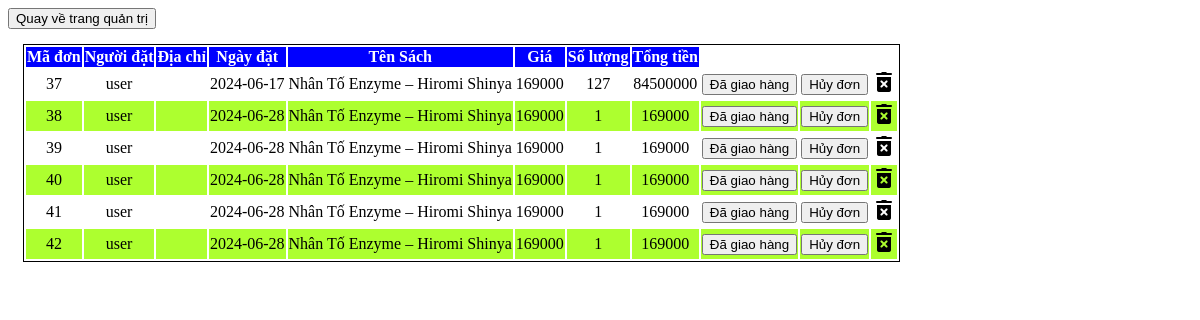
The page /booksell2/quanli_donhang.php?category=2 (signed in) on the database its author committed.
### tables this page shows
CREATE TABLE `orders` (
  `OrderID` int(11) NOT NULL,
  `AccountID` int(11) NOT NULL,
  `Amount` float NOT NULL,
  `DateTran` date NOT NULL,
  `order_status` int(11) NOT NULL
);

CREATE TABLE `order_items` (
  `OrderID` int(11) NOT NULL,
  `ISBN` char(13) NOT NULL,
  `Quantity` int(11) NOT NULL,
  `Prices` float NOT NULL
);

CREATE TABLE `accounts` (
  `AccountID` int(11) NOT NULL,
  `Username` char(50) DEFAULT NULL,
  `Pass` text NOT NULL,
  `RoleID` int(11) NOT NULL
);

CREATE TABLE `books` (
  `ISBN` char(13) NOT NULL,
  `Author` char(255) DEFAULT NULL,
  `Title` char(100) DEFAULT NULL,
  `Price` float DEFAULT NULL,
  `Description` text DEFAULT NULL,
  `CategoryID` int(11) DEFAULT NULL,
  `Picture` text DEFAULT NULL,
  `Soluong` int(11) DEFAULT NULL
);

### booksell2/quanli_donhang.php (the view, shortened to what this page needs)
<!DOCTYPE html>
<html lang="en">
<head>
    <link rel="stylesheet" href="style.css">
</head>
<body>
    <?php
    if (isset($_SESSION["Account"]) && $_SESSION["Account"] == 1) {
        include ("control.php");
        if (isset($_GET["category"])) {
            $required = $_GET["category"];
        } else {
            ?>
            <script>alertMessange("Có lỗi xảy ra!", "quantri.php")</script>
            <?php
        }
        $sql = "SELECT * FROM orders, order_items, books, accounts
        WHERE orders.OrderID = order_items.OrderID
        AND accounts.AccountID = orders.AccountID
        AND order_items.ISBN = books.ISBN
        AND orders.order_status = $required";
        $result = $conn->query($sql);
        if ($result->num_rows > 0) {
            ?>
            <a href="quantri.php" role="buttons"><button>Quay về trang quản trị</button></a>
            <table class="table">
                <tr>
                    <th>Mã đơn</th>
                    <th>Người đặt</th>
                    <th>Địa chỉ</th>
                    <th>Ngày đặt</th>
                    <th>Tên Sách</th>
                    <th>Giá</th>
                    <th>Số lượng</th>
                    <th>Tổng tiền</th>
                </tr>
                <?php
                while ($row = $result->fetch_assoc()) {
                    ?>
                    <tr>
                        <td><?php echo $row["OrderID"] ?></td>
                        <td><?php echo $row["Username"] ?></td>
                        <td></td>
                        <td><?php echo $row["DateTran"] ?></td>
                        <td><?php echo $row["Title"] ?></td>
                        <td><?php echo $row["Price"] ?></td>
                        <td><?php echo $row["Quantity"] ?></td>
                        <td><?php echo $row["Prices"] ?></td>
                        <?php
                        if ($required < 3) {
                            ?>
                            <td>
                                <a href="xulidon.php?id=<?php echo $row["OrderID"] ?>&required=<?php if ($required <= 2)
                                       echo $required + 1 ?>"
                                        onclick=" return confirm('Xác nhận?')">
                                        <button>
                                        <?php switch ($required) {
                                       case '2':
                                           echo "Đã giao hàng";
                                           break;
                                   }
                                   ?>
                                    </button>
                                </a>
                            </td>
                            <?php
                        }
                        if (!in_array($_GET["category"], [3, 4, 6])) {
                            ?>
                            <td>
                                <a href="xulidon.php?id=<?php echo $row["OrderID"] ?>&required=7"
                                    onclick=" return confirm('Xác nhận hủy đơn?')"><button>Hủy đơn</button></a>
                            </td>
                            <td>
                                <a onclick="return confirm('Bạn có chắc xóa không?');"
                                    href="xoa_donhang.php?ma=<?php echo $row["OrderID"]; ?>">
                                    <img src="images/icons8-delete-24.png">
                                </a>
                            </td>
                            <?php
                        }
                        ?>
                    </tr>
                    <?php
                }
                ?>
            </table>
            <?php
        } else {
            ?>
            <script>
                alertMessange("Không có đơn hàng nào", "quantri.php");
            </script>
            <?php
        }
    } else {
        ?>
        <script>
            alert("Lỗi đăng nhập");
        </script>
        <?php
    }
    ?>
</body>
</html>

### booksell2/style.css (style rules this page uses)
.table { margin: 15px 15px 15px 15px; border: solid black 1px; }
.table tr th { border: none; background-color: blue; color: white; text-align: center; }
.table tr td { border: none; text-align: center; }
.table tr:nth-child(odd) { background-color: greenyellow; }
.table tr:nth-child(even) { background-color: #ffffff; }

### rows shown on the page
orders: order_items.OrderID "37", AccountID.Username "user", DateTran "2024-06-17", books.Title "Nhân Tố Enzyme – Hiromi Shinya", books.Price "169000", order_items.Quantity "127", order_items.Prices "84500000"
orders: order_items.OrderID "38", AccountID.Username "user", DateTran "2024-06-28", books.Title "Nhân Tố Enzyme – Hiromi Shinya", books.Price "169000", order_items.Quantity "1", order_items.Prices "169000"
orders: order_items.OrderID "39", AccountID.Username "user", DateTran "2024-06-28", books.Title "Nhân Tố Enzyme – Hiromi Shinya", books.Price "169000", order_items.Quantity "1", order_items.Prices "169000"
orders: order_items.OrderID "40", AccountID.Username "user", DateTran "2024-06-28", books.Title "Nhân Tố Enzyme – Hiromi Shinya", books.Price "169000", order_items.Quantity "1", order_items.Prices "169000"
orders: order_items.OrderID "41", AccountID.Username "user", DateTran "2024-06-28", books.Title "Nhân Tố Enzyme – Hiromi Shinya", books.Price "169000", order_items.Quantity "1", order_items.Prices "169000"
orders: order_items.OrderID "42", AccountID.Username "user", DateTran "2024-06-28", books.Title "Nhân Tố Enzyme – Hiromi Shinya", books.Price "169000", order_items.Quantity "1", order_items.Prices "169000"
